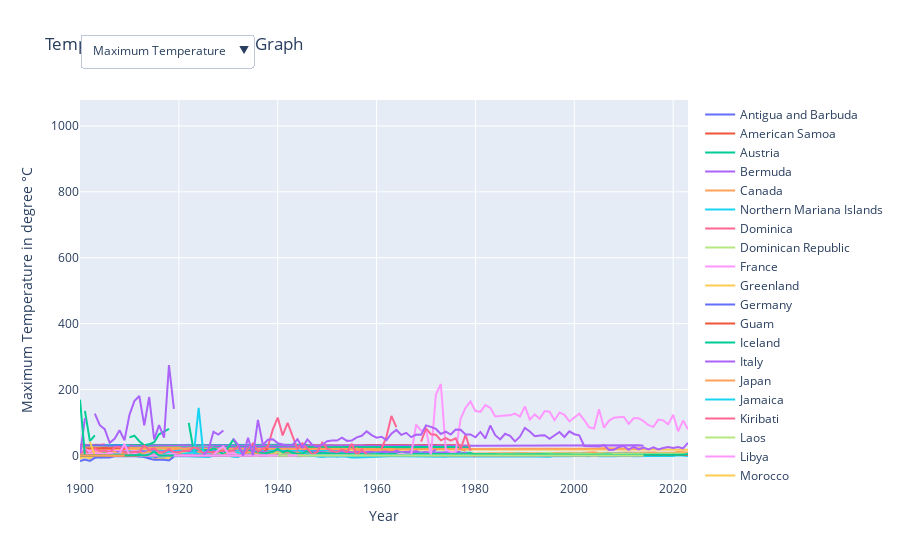

This figure's notebook cell:
### Markdown cell above
### Trends
Are there discerbinle trends in temperature and precipitation over the given time period, globally and across different regions/countries?
Are there any extreme weather events that show a significant increase in frequency or itensity over time

### Code cell
# path to data
data_loc = r'Filtered Data\Data Aggregation'

# list to store DataFrame from each CSV file
dfs = {}

# loop through each file and add to list
for file in os.listdir(data_loc):
    if 'yearly' in file:
        key_dic = code_keydic()
        country, ext = file.split('.')
        country_name =  key_dic[country[-2:]]

        file_path = os.path.join(data_loc, file)
        df = pd.read_csv(file_path)
        dfs[country_name] = df

# create traces for each line
year_value = list(range(1900, 2024))
tmax_traces, tmin_traces, precp_traces, snow_traces, snowD_traces= [], [], [], [], []

for country_name, df in dfs.items():
    trace = go.Scatter(x=year_value, y=df['TMAX'], mode='lines', name=country_name)
    tmax_traces.append(trace)

    trace = go.Scatter(x=year_value, y=df['TMIN'], mode='lines', name=country_name)
    tmin_traces.append(trace)

    trace = go.Scatter(x=year_value, y=df['PRCP'], mode='lines', name=country_name)
    precp_traces.append(trace)

    trace = go.Scatter(x=year_value, y=df['SNOW'], mode='lines', name=country_name)
    snow_traces.append(trace)

    trace = go.Scatter(x=year_value, y=df['SNWD'], mode='lines', name=country_name)
    snowD_traces.append(trace)

# Define the initial data to be displayed
initial_traces = tmax_traces + tmin_traces + precp_traces + snow_traces + snowD_traces

# Define the layout with dropdown menu
graph_layout = go.Layout(title='Temperature Country Line Graph',
                         xaxis=dict(title='Year'),
                         yaxis=dict(title='Maximum Temperature in degree °C'),
                         updatemenus=[
                             dict(
                                 buttons=list([
                                     dict(label='Maximum Temperature',
                                          method='update',
                                          args=[{'visible': [True] * len(tmax_traces) + [False] * (len(initial_traces) - len(tmax_traces))},
                                                {'title': 'Maximum Temperature',
                                                 'yaxis': {'title': 'Maximum Temperature in degree °C'}}]),
                                     dict(label='Minimum Temperature',
                                          method='update',
                                          args=[{'visible': [False] * len(tmax_traces) + [True] * len(tmin_traces) + [False] * (len(initial_traces) - len(tmax_traces) - len(tmin_traces))},
                                                {'title': 'Minimum Temperature',
                                                 'yaxis': {'title': 'Minimum Temperature in degree °C'}}]),
                                     dict(label='Precipitation',
                                          method='update',
                                          args=[{'visible': [False] * (len(tmax_traces) + len(tmin_traces)) + [True] * len(precp_traces) + [False] * (len(initial_traces) - len(tmax_traces) - len(tmin_traces) - len(precp_traces))},
                                                {'title': 'Precipitation',
                                                 'yaxis': {'title': 'Precipitation in mm'}}]),
                                     dict(label='Snowfall',
                                          method='update',
                                          args=[{'visible': [False] * (len(tmax_traces) + len(tmin_traces) + len(precp_traces)) + [True] * len(snow_traces) + [False] * (len(initial_traces) - len(tmax_traces) - len(tmin_traces) - len(precp_traces) - len(snow_traces))},
                                                {'title': 'Snowfall',
                                                 'yaxis': {'title': 'Snowfall in mm'}}]),
                                     dict(label='Snow Depth',
                                          method='update',
                                          args=[{'visible': [False] * (len(tmax_traces) + len(tmin_traces) + len(precp_traces) + len(snow_traces)) + [True] * len(snowD_traces)},
                                                {'title': 'Snow Depth',
                                                 'yaxis': {'title': 'Snow Depth in mm'}}]),
                                 ]),
                                 direction='down',
                                 pad={'r': 10, 't': 10},
                                 showactive=True,
                                 x=0,
                                 xanchor='left',
                                 y=1.2,
                                 yanchor='top'
                             ),
                         ])

# Create the figure
fig = go.Figure(data=initial_traces, layout=graph_layout)

# Show the figure
fig.show()
